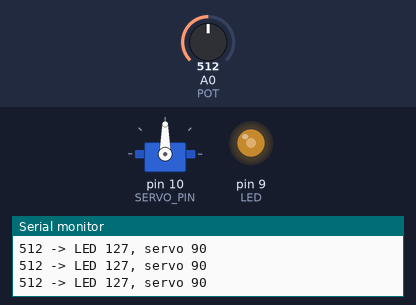
This sketch was run on a simulated Arduino Uno, built with avr-gcc and run on an emulated ATmega328P. Parts: servo, output pins drawn as LEDs (lit = HIGH), the last lines printed to the serial monitor. The test bench sets the inputs (shaded band); at power-on: A0 (POT) = 512.

Above: at 1.2 s.
1.3 s: A0 (POT) set to 419
At 2.1 s:
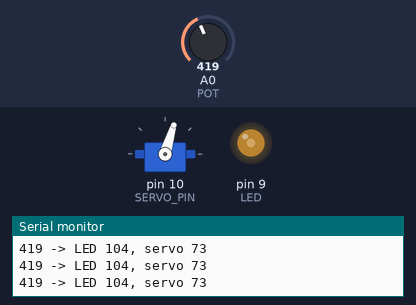
2.8 s: A0 (POT) set to 387
At 3.8 s:
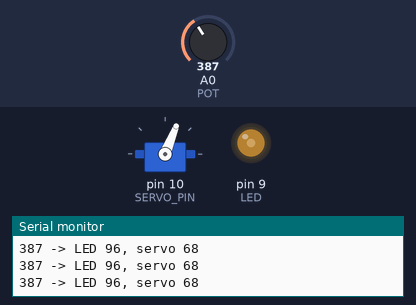
4.3 s: A0 (POT) set to 716
At 5.5 s:
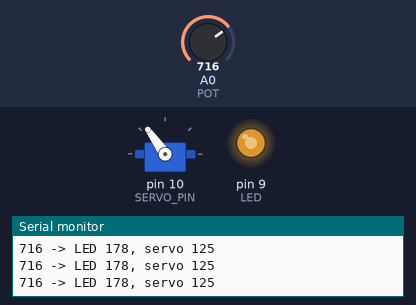
5.8 s: A0 (POT) set to 987
At 7.0 s:
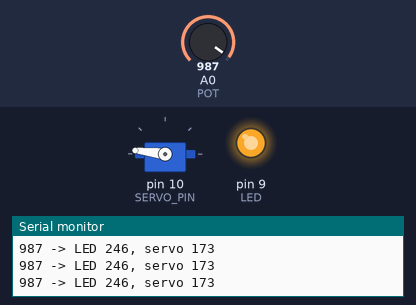
7.3 s: A0 (POT) set to 1009
At 8.0 s:
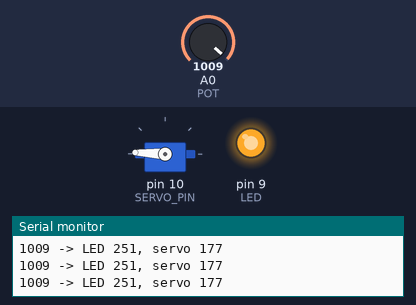
10.3 s: A0 (POT) set to 306
At 11.4 s:
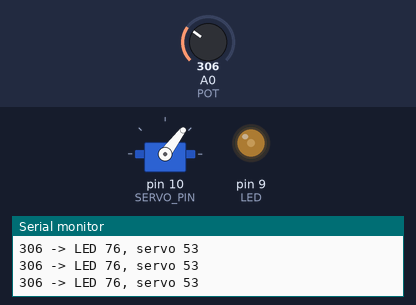
Timing chart, 0 to 12.8 s (numbered marks = the images above; inputs shaded):
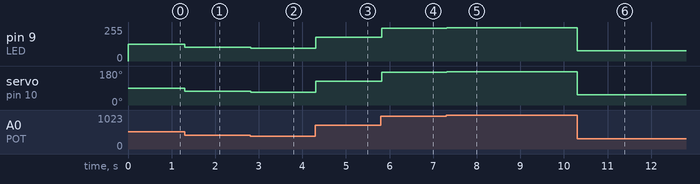

Measured:
- after the input at 1.3 s, pin 9 (LED): 127/255 → 104/255 at once; servo on pin 10 (SERVO_PIN): 90° → 73° at once
- after the input at 2.8 s, pin 9 (LED): 104/255 → 96/255 at once; servo on pin 10 (SERVO_PIN): 73° → 68° at once
- after the input at 4.3 s, pin 9 (LED): 96/255 → 178/255 at once; servo on pin 10 (SERVO_PIN): 68° → 125° at once
- after the input at 5.8 s, pin 9 (LED): 178/255 → 246/255 at once; servo on pin 10 (SERVO_PIN): 125° → 173° at once
- after the input at 7.3 s, pin 9 (LED): 246/255 → 251/255 at once; servo on pin 10 (SERVO_PIN): 173° → 177° at once
- after the input at 10.3 s, pin 9 (LED): 251/255 → 76/255 at once; servo on pin 10 (SERVO_PIN): 177° → 53° at once

The sketch:

potentiometer_led_servo.ino
```cpp
// Reads a potentiometer on A0 and maps the value to control LED PWM on pin 9 and a servo angle on pin 10 while printing readings to Serial.
//
// Full tutorial: https://shillehtek.com/blogs/news/arduino-uno-potentiometer-control-led-servo
// Parts used: https://shillehtek.com/products/arduino-uno-r3-starter-kit
//             https://shillehtek.com/products/mg995-metal-gear-servo-motor-12kg-high-torque-180-degree-diy
//             https://shillehtek.com/products/820pcs-1-4w-1-41-kinds-each-value-20pcs-metal-film-resistors-kit-plastic-box
// More examples: https://github.com/shillehbean/shillehtek-examples
//

#include <Servo.h>

const int POT = A0, LED = 9, SERVO_PIN = 10;
Servo knobServo;

void setup() {
  Serial.begin(9600);
  pinMode(LED, OUTPUT);
  knobServo.attach(SERVO_PIN);
}

void loop() {
  int raw = analogRead(POT);                     // 0-1023

  int brightness = map(raw, 0, 1023, 0, 255);    // LED dimmer
  analogWrite(LED, brightness);

  int angle = map(raw, 0, 1023, 0, 180);         // servo position
  knobServo.write(angle);

  Serial.print(raw); Serial.print(" -> LED ");
  Serial.print(brightness); Serial.print(", servo ");
  Serial.println(angle);
  delay(20);
}
```
